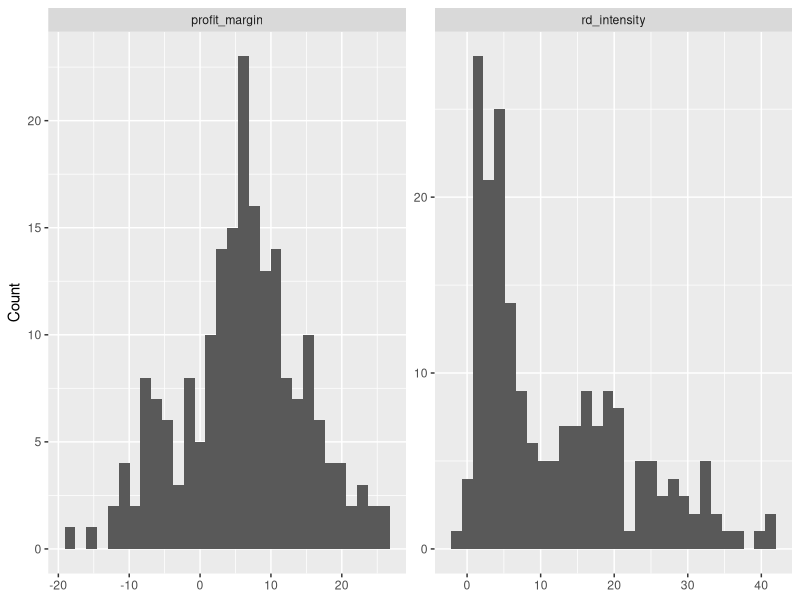
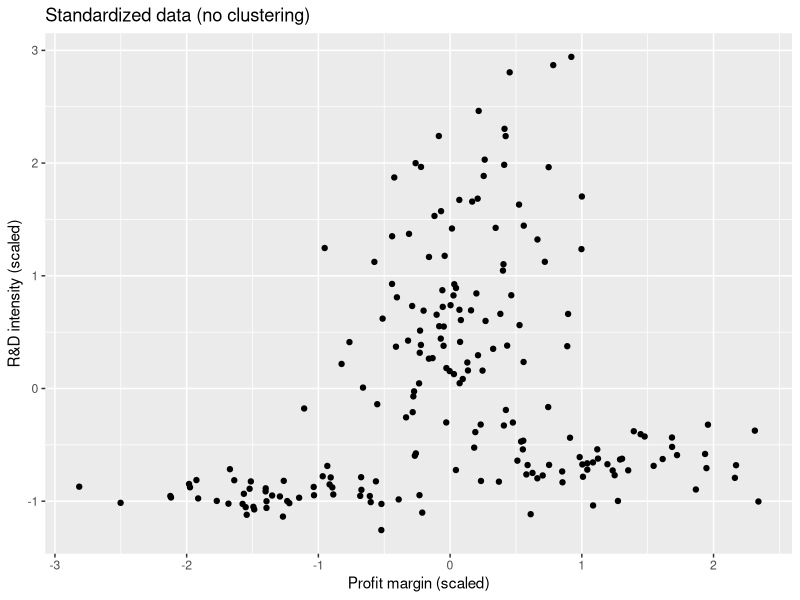
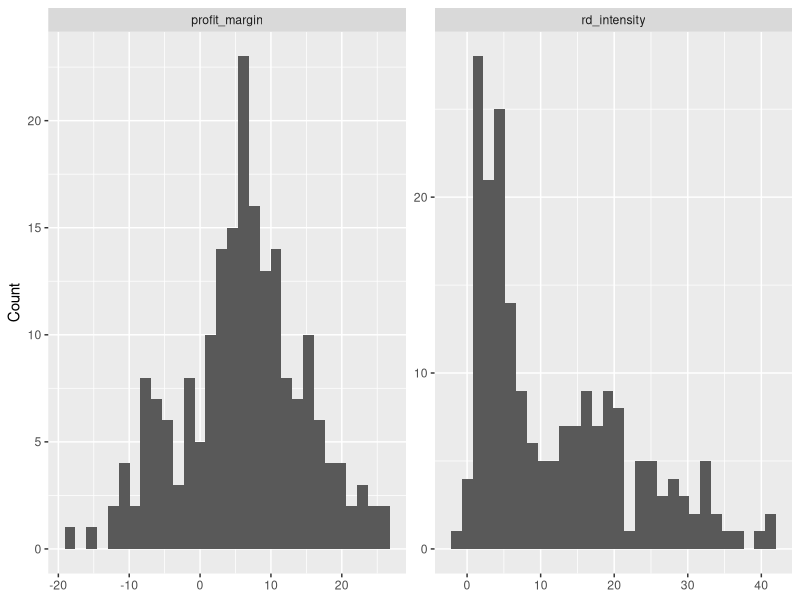
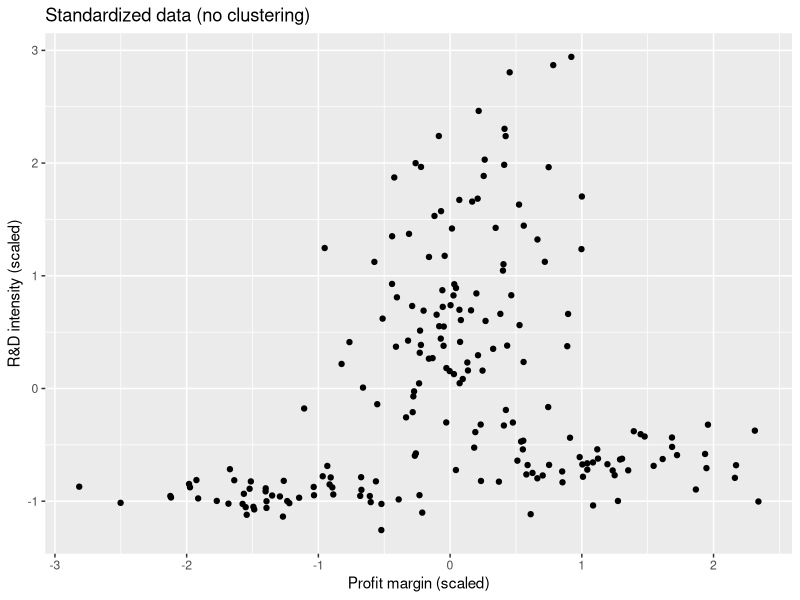
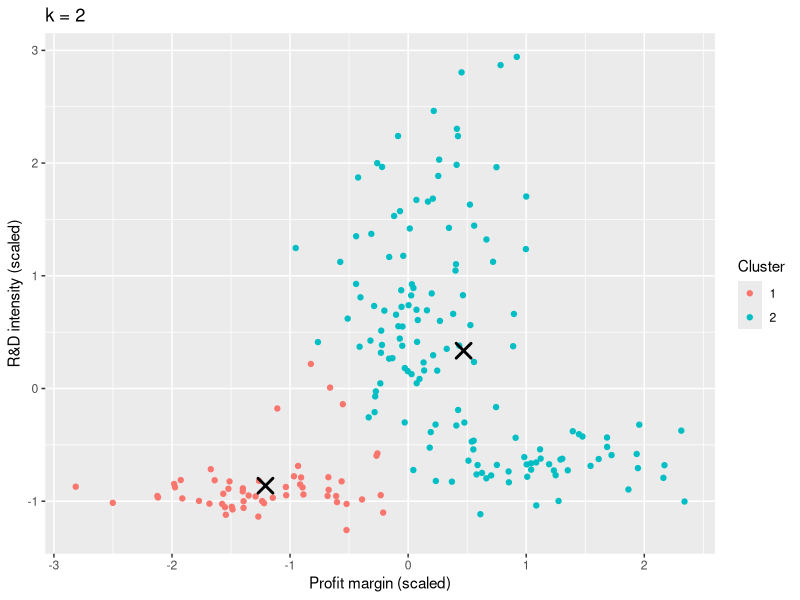
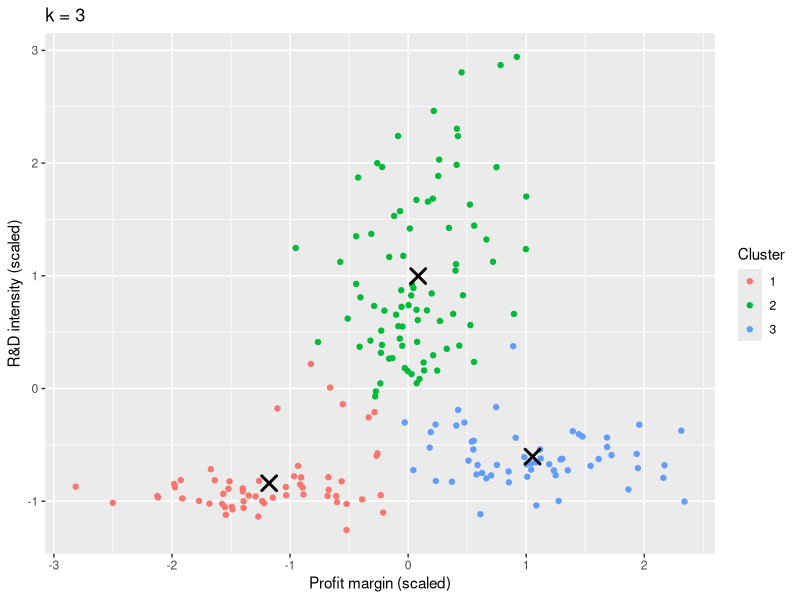
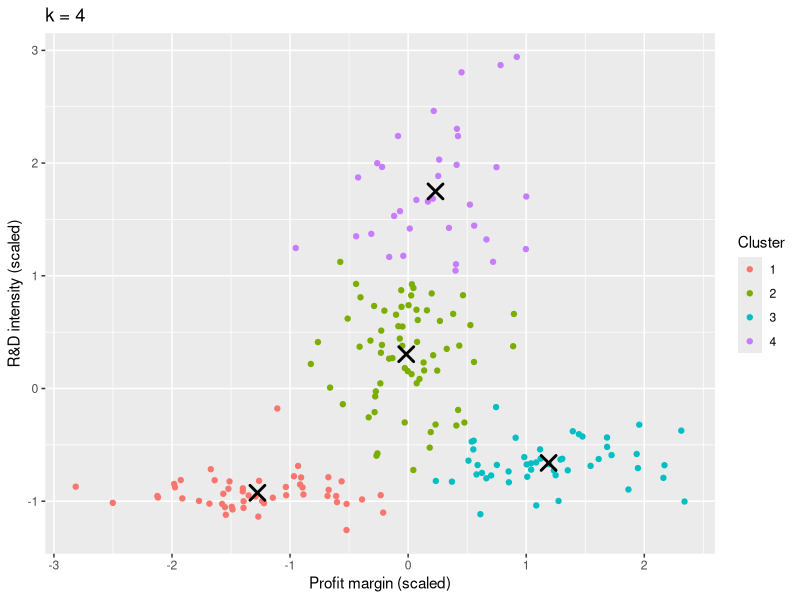
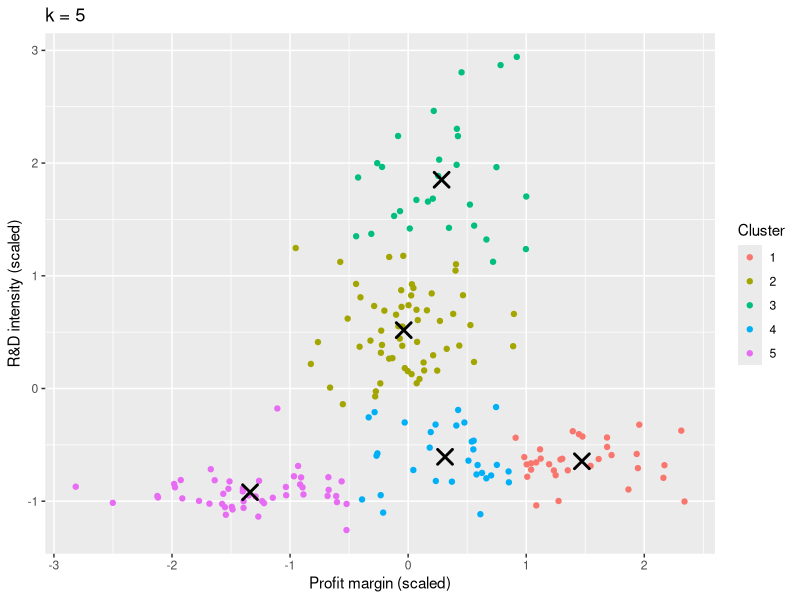

Reproduce these figures in R, in order.
## ---- chunk 1
#| output: false

library(tidyverse)

firm_data_df <- read_csv("data/firm_data.csv", show_col_types = FALSE)

firm_data_df |>
  slice_head(n = 5)
## ---- chunk 2
X <- firm_data_df |>
  select(profit_margin, rd_intensity)

# Print X at the end.
X
## ---- chunk 3
summary(X)
## ---- chunk 4
X |>
  pivot_longer(
    cols = everything(),
    names_to = "variable",
    values_to = "value"
  ) |>
  ggplot(aes(x = value)) +
  geom_histogram(bins = 30) +
  facet_wrap(~ variable, scales = "free") +
  labs(
    x = NULL,
    y = "Count"
  )
## ---- chunk 5
X_scaled <- scale(X)
head(X_scaled)
## ---- chunk 6
X_scaled_df <- as.data.frame(X_scaled)

ggplot(
  X_scaled_df,
  aes(x = profit_margin, y = rd_intensity)
) +
  geom_point() +
  labs(
    title = "Standardized data (no clustering)",
    x = "Profit margin (scaled)",
    y = "R&D intensity (scaled)"
  )
## ---- chunk 7
# Add your solution below. Try values from 2 to 10.
# Remember that kmeans() expects centers = k.
## ---- chunk 8
# Add your solution below.
## ---- chunk 9
# Add your solution below.
## ---- chunk 10
X <- firm_data_df |>
  select(profit_margin, rd_intensity)

X |>
  slice_head(n = 5)
## ---- chunk 11
summary(X)
## ---- chunk 12
X |>
  pivot_longer(
    cols = everything(),
    names_to = "variable",
    values_to = "value"
  ) |>
  ggplot(aes(x = value)) +
  geom_histogram(bins = 30) +
  facet_wrap(~ variable, scales = "free") +
  labs(
    x = NULL,
    y = "Count"
  )
## ---- chunk 13
X_scaled <- scale(X)
head(X_scaled)
## ---- chunk 14
X_scaled_df <- as.data.frame(X_scaled)

ggplot(
  X_scaled_df,
  aes(x = profit_margin, y = rd_intensity)
) +
  geom_point() +
  labs(
    title = "Standardized data (no clustering)",
    x = "Profit margin (scaled)",
    y = "R&D intensity (scaled)"
  )
## ---- chunk 15
for (k in 2:10) {
  set.seed(42)
  km <- kmeans(
    X_scaled,
    centers = k,
    nstart = 25
  )

  cluster_plot_data <- X_scaled_df |>
    mutate(cluster = factor(km$cluster))

  centers <- as.data.frame(km$centers)

  cluster_plot <- ggplot(
    cluster_plot_data,
    aes(
      x = profit_margin,
      y = rd_intensity,
      color = cluster
    )
  ) +
    geom_point() +
    geom_point(
      data = centers,
      aes(x = profit_margin, y = rd_intensity),
      inherit.aes = FALSE,
      shape = 4,
      size = 4,
      stroke = 1.5
    ) +
    labs(
      title = paste("k =", k),
      x = "Profit margin (scaled)",
      y = "R&D intensity (scaled)",
      color = "Cluster"
    )

  print(cluster_plot)
}
## ---- chunk 16
set.seed(42)

k <- 4
km <- kmeans(
  X_scaled,
  centers = k,
  nstart = 25
)

firm_data_df <- firm_data_df |>
  mutate(cluster = factor(km$cluster))

firm_data_df |>
  slice_head(n = 5)
## ---- chunk 17
ggplot(
  firm_data_df,
  aes(x = cluster, y = revenue)
) +
  geom_boxplot() +
  labs(
    title = "Revenue by cluster",
    x = "Cluster",
    y = "Revenue"
  )
